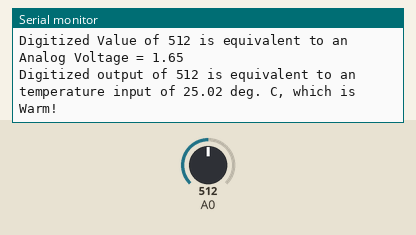
The program below on a simulated ESP8266 (Wemos D1 mini). On the bench: the last lines printed to the serial monitor. The inputs (shaded band) are chosen by the test bench; at power-on: A0 = 512.

Above: at 1.3 s.
1.4 s: A0 set to 595
At 1.9 s:
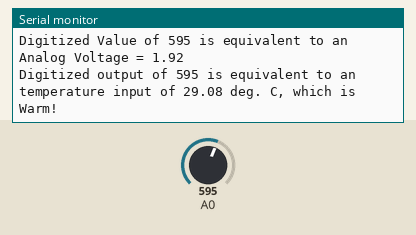
2.9 s: A0 set to 630
At 3.5 s:
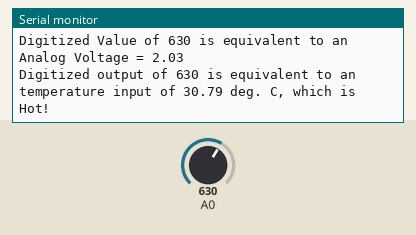
7.0 s: A0 set to 323
At 7.5 s:
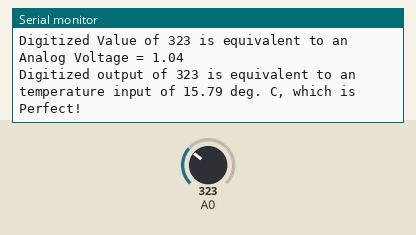
8.5 s: A0 set to 297
At 9.1 s:
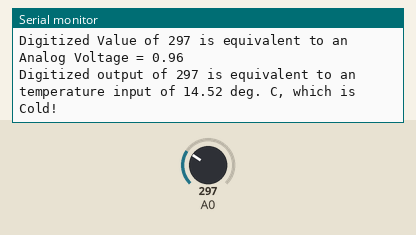
Timing chart, 0 to 11.5 s (numbered marks = the images above; inputs shaded):
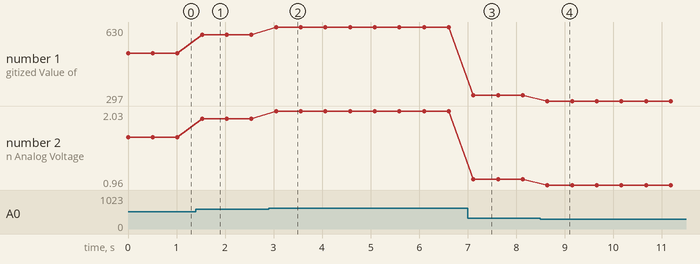

Measured:
- the behaviour switches between 613 and 614 on A0 (found by bisection; images 1 and 2)
- the behaviour switches between 307 and 306 on A0 (found by bisection; images 3 and 4)
- after the input at 1.4 s, the serial monitor: prints a new line after 0.13 s (image 1)
- after the input at 2.9 s, the serial monitor: prints a new line after 0.15 s (image 2)
- after the input at 7.0 s, the serial monitor: prints a new line after 0.12 s (image 3)
- after the input at 8.5 s, the serial monitor: prints a new line after 0.14 s (image 4)
- plotted number 1: 512 → 595 after the input at 1.4 s, 595 → 630 after the input at 2.9 s, 630 → 323 after the input at 7.0 s, 323 → 297 after the input at 8.5 s
- plotted number 2: 1.65 → 1.92 after the input at 1.4 s, 1.92 → 2.03 after the input at 2.9 s, 2.03 → 1.04 after the input at 7.0 s, 1.04 → 0.96 after the input at 8.5 s

The program:

main.cpp
```cpp
// Luca Quacquarelli
// 000838997
// 2022-09-19
//I, Luca Quacquarelli, student number 000838997, certify that this material is my original work.
//No other person's work has been used without due acknowledgment and I have not made my work available to anyone else.

#include <Arduino.h>

void setup() {
  // configure the USB serial monitor
  Serial.begin(115200);
}


float calculateTemp(int iVal) {
  float temp;
  temp = iVal * 50.0/1023;
  return temp;
}

float calculateVolts(int iVal) {
  float volts;
  volts = iVal * 0.0032226563;
  return volts;
}

void loop() {
  int iVal;

  // read digitized value from the D1 Mini's A/D convertor
  iVal = analogRead(A0);

  // print value to the USB port
  Serial.println("Digitized Value of " + String(iVal) + " is equivalent to an Analog Voltage = " + String(calculateVolts(iVal)));


  float temp = calculateTemp(iVal);
  String temptext;
  if(temp <= 15.00)
  {
     temptext = "Cold!";
  }
  else if (temp <= 25.00)
  {
     temptext = "Perfect!";
  }
  else if (temp <= 30.00)
  {
    temptext = "Warm!";
  }
  else if (temp <= 35.00)
  {
    temptext = "Hot!";
  }
  else if (temp >= 35.00)
  {
    temptext = "Too Hot!";
  }

  Serial.println("Digitized output of " + String(iVal) + " is equivalent to an temperature input of " + String(calculateTemp(iVal)) + " deg. C, which is " + temptext);
  // wait 0.5 seconds (500 ms)
  delay(500);
} 
```
